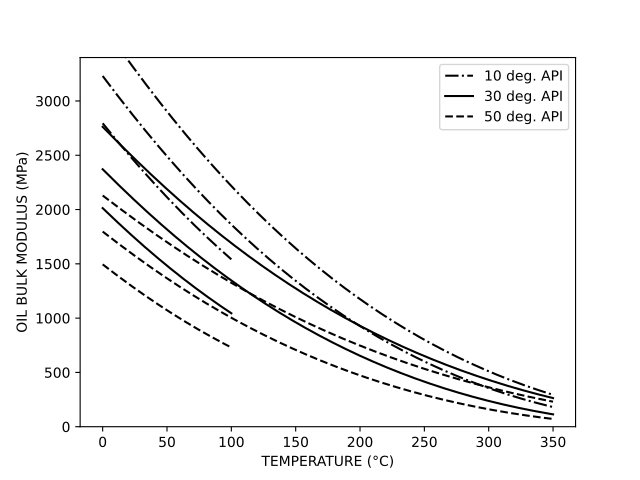

The Python source for this figure:
import matplotlib.pyplot as plt
import numpy as np
#
import open_petro_elastic.material.batzle_wang as bw
#
fig, ax = plt.subplots()
ax.set_xlabel("TEMPERATURE (°C)")
ax.set_ylabel("OIL BULK MODULUS (MPa)")
ax.set_ylim(0.0, 3400)
xs = np.linspace(0.0, 350, 1000)
xs_short = np.linspace(0.0, 100, 1000)
#
def plot_oil_bulk_modulus(
    reference_density, temperatures, pressure, *args, **kwargs
):
    return ax.plot(
        temperatures,
        [
            bw.dead_oil(x, pressure * 1e6, reference_density * 1000).bulk_modulus
            / 1e6
            for x in temperatures
        ],
        *args,
        **kwargs
    )
#
plot_oil_bulk_modulus(
    1.00,
    xs_short,
    0.1,
    "k-.",
    label="10 deg. API",
)
plot_oil_bulk_modulus(
    0.88,
    xs_short,
    0.1,
    "k-",
    label="30 deg. API",
)
plot_oil_bulk_modulus(
    0.78,
    xs_short,
    0.1,
    "k--",
    label="50 deg. API",
)
plot_oil_bulk_modulus(0.78, xs, 25, "k--")
plot_oil_bulk_modulus(0.78, xs, 50, "k--")
plot_oil_bulk_modulus(0.88, xs, 25, "k-")
plot_oil_bulk_modulus(0.88, xs, 50, "k-")
plot_oil_bulk_modulus(1.0, xs, 25, "k-.")
plot_oil_bulk_modulus(1.0, xs, 50, "k-.")
#
ax.legend()
